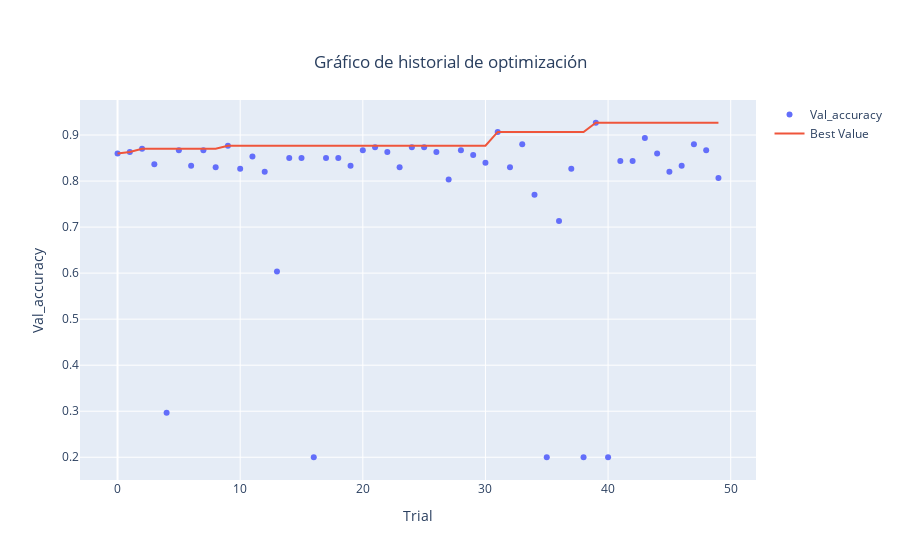

Notebook source saved alongside this figure:
### Code cell
fig = optuna.visualization.plot_optimization_history(study_CNN,target_name="Val_accuracy")
config = {
  'toImageButtonOptions': {
    'format': 'png', # one of png, svg, jpeg, webp
    'filename': 'custom_image',
    'height': 500,
    'width': 1000,
    'scale':4 # Multiply title/legend/axis/canvas sizes by this factor
  }
}
fig.update_layout(title={
                    'text': "Gráfico de historial de optimización",
                    'x':0.5, #Centrar el título horizontalmente
                    'y':0.90, #Posicionar el título en la parte superior
                    'xanchor': 'center',
                    'yanchor': 'top'})

fig.show( config=config)

### Figure 1 — Plotly figure (JSON) as saved in the notebook; plotly's stock layout.template omitted (floating-point values rounded to 4 significant figures)
{"data": [{"mode": "markers", "name": "Val_accuracy", "type": "scatter", "x": [0, 1, 2, 3, 4, 5, 6, 7, 8, 9, 10, 11, 12, 13, 14, 15, 16, 17, 18, 19, 20, 21, 22, 23, 24, 25, 26, 27, 28, 29, 30, 31, 32, 33, 34, 35, 36, 37, 38, 39, 40, 41, 42, 43, 44, 45, 46, 47, 48, 49], "y": [0.86, 0.8633, 0.87, 0.8367, 0.2967, 0.8667, 0.8333, 0.8667, 0.83, 0.8767, 0.8267, 0.8533, 0.82, 0.6033, 0.85, 0.85, 0.2, 0.85, 0.85, 0.8333, 0.8667, 0.8733, 0.8633, 0.83, 0.8733, 0.8733, 0.8633, 0.8033, 0.8667, 0.8567, 0.84, 0.9067, 0.83, 0.88, 0.77, 0.2, 0.7133, 0.8267, 0.2, 0.9267, 0.2, 0.8433, 0.8433, 0.8933, 0.86, 0.82, 0.8333, 0.88, 0.8667, 0.8067]}, {"name": "Best Value", "type": "scatter", "x": [0, 1, 2, 3, 4, 5, 6, 7, 8, 9, 10, 11, 12, 13, 14, 15, 16, 17, 18, 19, 20, 21, 22, 23, 24, 25, 26, 27, 28, 29, 30, 31, 32, 33, 34, 35, 36, 37, 38, 39, 40, 41, 42, 43, 44, 45, 46, 47, 48, 49], "y": [0.86, 0.8633, 0.87, 0.87, 0.87, 0.87, 0.87, 0.87, 0.87, 0.8767, 0.8767, 0.8767, 0.8767, 0.8767, 0.8767, 0.8767, 0.8767, 0.8767, 0.8767, 0.8767, 0.8767, 0.8767, 0.8767, 0.8767, 0.8767, 0.8767, 0.8767, 0.8767, 0.8767, 0.8767, 0.8767, 0.9067, 0.9067, 0.9067, 0.9067, 0.9067, 0.9067, 0.9067, 0.9067, 0.9267, 0.9267, 0.9267, 0.9267, 0.9267, 0.9267, 0.9267, 0.9267, 0.9267, 0.9267, 0.9267]}], "layout": {"title": {"text": "Gráfico de historial de optimización", "x": 0.5, "xanchor": "center", "y": 0.9, "yanchor": "top"}, "xaxis": {"title": {"text": "Trial"}}, "yaxis": {"title": {"text": "Val_accuracy"}}}}
